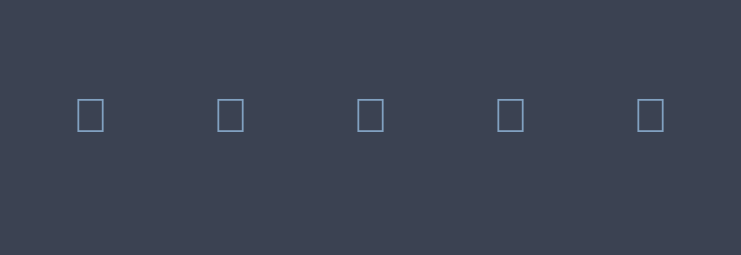
<?xml version="1.0" encoding="UTF-8"?>
<ui version="4.0">
 <class>MainWindow</class>
 <widget class="QMainWindow" name="MainWindow">
  <property name="enabled">
   <bool>true</bool>
  </property>
  <property name="geometry">
   <rect>
    <x>0</x>
    <y>0</y>
    <width>741</width>
    <height>255</height>
   </rect>
  </property>
  <property name="sizePolicy">
   <sizepolicy hsizetype="Fixed" vsizetype="Fixed">
    <horstretch>0</horstretch>
    <verstretch>0</verstretch>
   </sizepolicy>
  </property>
  <property name="minimumSize">
   <size>
    <width>741</width>
    <height>255</height>
   </size>
  </property>
  <property name="maximumSize">
   <size>
    <width>741</width>
    <height>255</height>
   </size>
  </property>
  <property name="palette">
   <palette>
    <active>
     <colorrole role="Base">
      <brush brushstyle="SolidPattern">
       <color alpha="255">
        <red>255</red>
        <green>255</green>
        <blue>255</blue>
       </color>
      </brush>
     </colorrole>
     <colorrole role="Window">
      <brush brushstyle="SolidPattern">
       <color alpha="255">
        <red>59</red>
        <green>66</green>
        <blue>82</blue>
       </color>
      </brush>
     </colorrole>
    </active>
    <inactive>
     <colorrole role="Base">
      <brush brushstyle="SolidPattern">
       <color alpha="255">
        <red>255</red>
        <green>255</green>
        <blue>255</blue>
       </color>
      </brush>
     </colorrole>
     <colorrole role="Window">
      <brush brushstyle="SolidPattern">
       <color alpha="255">
        <red>59</red>
        <green>66</green>
        <blue>82</blue>
       </color>
      </brush>
     </colorrole>
    </inactive>
    <disabled>
     <colorrole role="Base">
      <brush brushstyle="SolidPattern">
       <color alpha="255">
        <red>59</red>
        <green>66</green>
        <blue>82</blue>
       </color>
      </brush>
     </colorrole>
     <colorrole role="Window">
      <brush brushstyle="SolidPattern">
       <color alpha="255">
        <red>59</red>
        <green>66</green>
        <blue>82</blue>
       </color>
      </brush>
     </colorrole>
    </disabled>
   </palette>
  </property>
  <property name="acceptDrops">
   <bool>false</bool>
  </property>
  <property name="windowTitle">
   <string>PowerMenu</string>
  </property>
  <property name="windowOpacity">
   <double>0.900000000000000</double>
  </property>
  <property name="unifiedTitleAndToolBarOnMac">
   <bool>false</bool>
  </property>
  <widget class="QWidget" name="centralwidget">
   <property name="sizePolicy">
    <sizepolicy hsizetype="Fixed" vsizetype="Fixed">
     <horstretch>0</horstretch>
     <verstretch>0</verstretch>
    </sizepolicy>
   </property>
   <property name="minimumSize">
    <size>
     <width>741</width>
     <height>255</height>
    </size>
   </property>
   <property name="maximumSize">
    <size>
     <width>741</width>
     <height>255</height>
    </size>
   </property>
   <property name="palette">
    <palette>
     <active>
      <colorrole role="Button">
       <brush brushstyle="SolidPattern">
        <color alpha="255">
         <red>59</red>
         <green>66</green>
         <blue>82</blue>
        </color>
       </brush>
      </colorrole>
      <colorrole role="ButtonText">
       <brush brushstyle="SolidPattern">
        <color alpha="255">
         <red>129</red>
         <green>161</green>
         <blue>193</blue>
        </color>
       </brush>
      </colorrole>
      <colorrole role="Base">
       <brush brushstyle="SolidPattern">
        <color alpha="255">
         <red>59</red>
         <green>66</green>
         <blue>82</blue>
        </color>
       </brush>
      </colorrole>
      <colorrole role="Window">
       <brush brushstyle="SolidPattern">
        <color alpha="255">
         <red>59</red>
         <green>66</green>
         <blue>82</blue>
        </color>
       </brush>
      </colorrole>
     </active>
     <inactive>
      <colorrole role="Button">
       <brush brushstyle="SolidPattern">
        <color alpha="255">
         <red>59</red>
         <green>66</green>
         <blue>82</blue>
        </color>
       </brush>
      </colorrole>
      <colorrole role="ButtonText">
       <brush brushstyle="SolidPattern">
        <color alpha="255">
         <red>129</red>
         <green>161</green>
         <blue>193</blue>
        </color>
       </brush>
      </colorrole>
      <colorrole role="Base">
       <brush brushstyle="SolidPattern">
        <color alpha="255">
         <red>59</red>
         <green>66</green>
         <blue>82</blue>
        </color>
       </brush>
      </colorrole>
      <colorrole role="Window">
       <brush brushstyle="SolidPattern">
        <color alpha="255">
         <red>59</red>
         <green>66</green>
         <blue>82</blue>
        </color>
       </brush>
      </colorrole>
     </inactive>
     <disabled>
      <colorrole role="Button">
       <brush brushstyle="SolidPattern">
        <color alpha="255">
         <red>59</red>
         <green>66</green>
         <blue>82</blue>
        </color>
       </brush>
      </colorrole>
      <colorrole role="ButtonText">
       <brush brushstyle="SolidPattern">
        <color alpha="255">
         <red>190</red>
         <green>190</green>
         <blue>190</blue>
        </color>
       </brush>
      </colorrole>
      <colorrole role="Base">
       <brush brushstyle="SolidPattern">
        <color alpha="255">
         <red>59</red>
         <green>66</green>
         <blue>82</blue>
        </color>
       </brush>
      </colorrole>
      <colorrole role="Window">
       <brush brushstyle="SolidPattern">
        <color alpha="255">
         <red>59</red>
         <green>66</green>
         <blue>82</blue>
        </color>
       </brush>
      </colorrole>
     </disabled>
    </palette>
   </property>
   <property name="autoFillBackground">
    <bool>false</bool>
   </property>
   <widget class="QPushButton" name="ShutdownBT">
    <property name="geometry">
     <rect>
      <x>40</x>
      <y>70</y>
      <width>101</width>
      <height>91</height>
     </rect>
    </property>
    <property name="font">
     <font>
      <pointsize>36</pointsize>
     </font>
    </property>
    <property name="text">
     <string></string>
    </property>
    <property name="checkable">
     <bool>false</bool>
    </property>
    <property name="default">
     <bool>false</bool>
    </property>
    <property name="flat">
     <bool>true</bool>
    </property>
   </widget>
   <widget class="QPushButton" name="RebootBT">
    <property name="geometry">
     <rect>
      <x>180</x>
      <y>70</y>
      <width>101</width>
      <height>91</height>
     </rect>
    </property>
    <property name="font">
     <font>
      <pointsize>36</pointsize>
     </font>
    </property>
    <property name="text">
     <string></string>
    </property>
    <property name="flat">
     <bool>true</bool>
    </property>
   </widget>
   <widget class="QPushButton" name="LockBT">
    <property name="geometry">
     <rect>
      <x>320</x>
      <y>70</y>
      <width>101</width>
      <height>91</height>
     </rect>
    </property>
    <property name="font">
     <font>
      <pointsize>36</pointsize>
     </font>
    </property>
    <property name="text">
     <string></string>
    </property>
    <property name="flat">
     <bool>true</bool>
    </property>
   </widget>
   <widget class="QPushButton" name="SuspendBT">
    <property name="geometry">
     <rect>
      <x>460</x>
      <y>70</y>
      <width>101</width>
      <height>91</height>
     </rect>
    </property>
    <property name="font">
     <font>
      <pointsize>36</pointsize>
     </font>
    </property>
    <property name="text">
     <string></string>
    </property>
    <property name="flat">
     <bool>true</bool>
    </property>
   </widget>
   <widget class="QPushButton" name="LogoutBT">
    <property name="geometry">
     <rect>
      <x>600</x>
      <y>70</y>
      <width>101</width>
      <height>91</height>
     </rect>
    </property>
    <property name="font">
     <font>
      <pointsize>36</pointsize>
     </font>
    </property>
    <property name="text">
     <string></string>
    </property>
    <property name="flat">
     <bool>true</bool>
    </property>
   </widget>
  </widget>
 </widget>
 <resources/>
 <connections/>
</ui>
